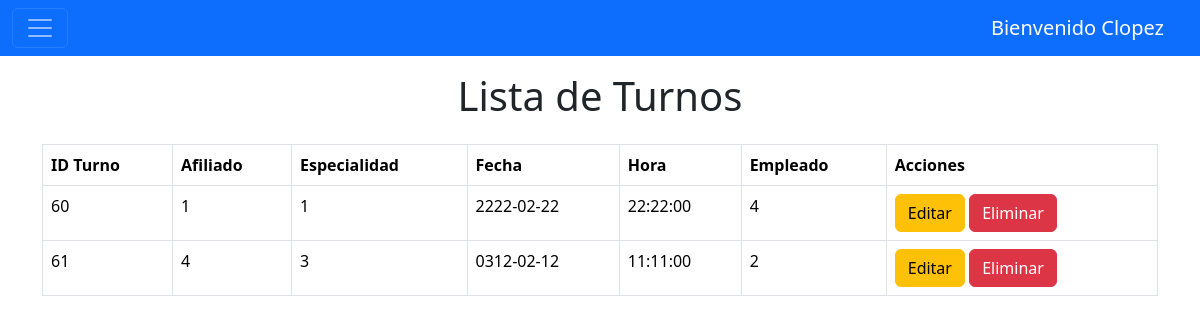
The app's page /mvc/index.php?action=listar_turnos (signed in) with its own data.
### tables this page shows
CREATE TABLE `turnos` (
  `id_turno` int(11) NOT NULL,
  `id_afiliado` int(11) NOT NULL,
  `id_empleado` int(11) NOT NULL,
  `id_especialidad` int(11) NOT NULL,
  `fecha_turno` date NOT NULL,
  `hora_turno` time NOT NULL
);

### mvc/app/controller/ModificarTurnosController.php (called while the page is built, shortened)
<?php
require_once '/xampp/htdocs/hominis/mvc/app/model/ModificarTurnosModel.php';
class ModificarTurnosController {
    private $model;
    public function __construct($pdo) {
        $this->model = new ModificarTurnosModel($pdo);
    }
    public function index() {
        $turnos = $this->model->obtenerTurnos();
        require '/xampp/htdocs/hominis/mvc/app/views/listar_turnos.php';
    }
}
?>

### mvc/app/model/ModificarTurnosModel.php (called while the page is built, shortened)
<?php
class ModificarTurnosModel {
    private $pdo;
    public function __construct($pdo) {
        $this->pdo = $pdo;
    }
    public function obtenerTurnos() {
        $stmt = $this->pdo->prepare("SELECT * FROM turnos");
        $stmt->execute();
        return $stmt->fetchAll(PDO::FETCH_ASSOC);
    }
}
?>

### mvc/app/views/listar_turnos.php (the view, shortened to what this page needs)
<!DOCTYPE html>
<html lang="es">
<head>
    <link rel="stylesheet" href="../../resources/public/css/admin.css">
    <link href="https://cdn.jsdelivr.net/npm/bootstrap@5.3.3/dist/css/bootstrap.min.css" rel="stylesheet">
</head>
<body>
    <br>
    <div class="container mt-5">
        <?php require '/xampp/htdocs/hominis/mvc/app/views/header.php'; ?>
        <h1 class="text-center mt-3 text-dark mb-4">Lista de Turnos</h1>
        <table class="table table-bordered">
            <thead>
                <tr>
                    <th>ID Turno</th>
                    <th>Afiliado</th>
                    <th>Especialidad</th>
                    <th>Fecha</th>
                    <th>Hora</th>
                    <th>Empleado</th>
                    <th>Acciones</th>
                </tr>
            </thead>
            <tbody>
                <?php foreach ($turnos as $turno): ?>
                    <tr>
                        <td><?= $turno['id_turno'] ?></td>
                        <td><?= $turno['id_afiliado'] ?></td>
                        <td><?= $turno['id_especialidad'] ?></td>
                        <td><?= $turno['fecha_turno'] ?></td>
                        <td><?= $turno['hora_turno'] ?></td>
                        <td><?= $turno['id_empleado'] ?></td>
                        <td>
                            <a href="/hominis/mvc/index.php?action=editar_turno&id_turno=<?= $turno['id_turno'] ?>" class="btn btn-warning">Editar</a>
                            <a href="/hominis/mvc/index.php?action=eliminar_turno&id_turno=<?= $turno['id_turno'] ?>" class="btn btn-danger" onclick="return confirm('¿Estás seguro de que deseas eliminar este turno?')">Eliminar</a>
                        </td>
                    </tr>
                <?php endforeach; ?>
            </tbody>
        </table>
    </div>
</body>
</html>

### mvc/resources/public/css/admin.css (style rules this page uses)
* { padding: 0; margin: 0; box-sizing: border-box; }

### records on screen
turnos: id_turno "60", id_afiliado "1", id_especialidad "1", fecha_turno "2222-02-22", hora_turno "22:22:00", id_empleado "4"
turnos: id_turno "61", id_afiliado "4", id_especialidad "3", fecha_turno "0312-02-12", hora_turno "11:11:00", id_empleado "2"

### other values on screen
$_SESSION['user'] "Clopez"
